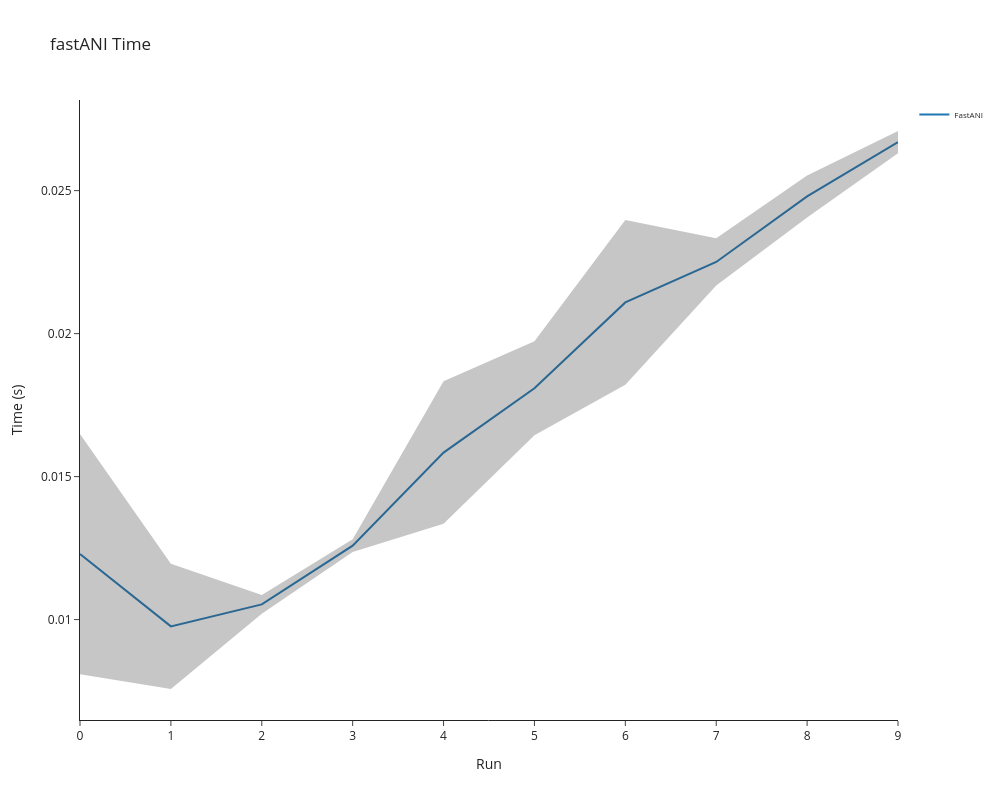

Notebook source saved alongside this figure:
### Code cell
timelist = methodANI_N_dependency(
    N=1,
    method='fastANI',
    seq_length=20_000,
    number_of_pairwise=10,
    output_path='/home/lorenzo/Documents/tesi_2/fastANI-skani-comparison/fastANI-time-depency'
)

### Figure 1 — Plotly figure (JSON) as saved in the notebook; plotly's stock layout.template omitted (floating-point values rounded to 4 significant figures)
{"data": [{"mode": "lines", "name": "FastANI", "type": "scatter", "x": [0, 1, 2, 3, 4, 5, 6, 7, 8, 9, 10], "y": [0.01229, 0.009762, 0.01053, 0.01259, 0.01584, 0.01809, 0.02109, 0.02251, 0.0248, 0.0267]}, {"line": {"width": 0}, "marker": {"color": "#444"}, "mode": "lines", "showlegend": false, "type": "scatter", "x": [0, 1, 2, 3, 4, 5, 6, 7, 8, 9, 10], "y": [0.01649, 0.01195, 0.01086, 0.01281, 0.01833, 0.01973, 0.02397, 0.02333, 0.02553, 0.02709]}, {"fill": "tonexty", "fillcolor": "rgba(68, 68, 68, 0.3)", "line": {"width": 0}, "marker": {"color": "#444"}, "mode": "lines", "showlegend": false, "type": "scatter", "x": [0, 1, 2, 3, 4, 5, 6, 7, 8, 9, 10], "y": [0.00809, 0.007573, 0.01021, 0.01236, 0.01335, 0.01644, 0.01821, 0.02168, 0.02406, 0.02631]}], "layout": {"height": 800, "hovermode": "x", "legend": {"font": {"size": 8}}, "title": {"text": "fastANI Time"}, "width": 1000, "xaxis": {"title": {"text": "Run"}}, "yaxis": {"title": {"text": "Time (s)"}}}}
